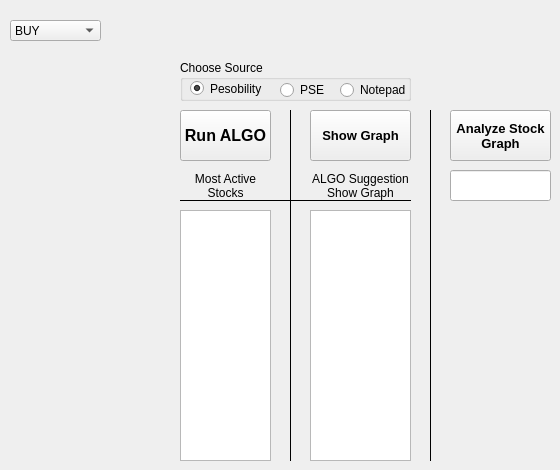
      <widget class="QWidget" name="tab_2">
       <attribute name="title">
        <string>ALGO and Graph</string>
       </attribute>
       <widget class="QComboBox" name="comboBox">
        <property name="geometry">
         <rect>
          <x>10</x>
          <y>20</y>
          <width>91</width>
          <height>21</height>
         </rect>
        </property>
        <property name="layoutDirection">
         <enum>Qt::LeftToRight</enum>
        </property>
        <item>
         <property name="text">
          <string>BUY</string>
         </property>
        </item>
        <item>
         <property name="text">
          <string>CHECK_BUY</string>
         </property>
        </item>
        <item>
         <property name="text">
          <string>SELL</string>
         </property>
        </item>
        <item>
         <property name="text">
          <string>CHECK_SELL</string>
         </property>
        </item>
       </widget>
       <widget class="QPushButton" name="RunAlgo_pushButton">
        <property name="geometry">
         <rect>
          <x>180</x>
          <y>110</y>
          <width>91</width>
          <height>51</height>
         </rect>
        </property>
        <property name="font">
         <font>
          <pointsize>12</pointsize>
          <weight>75</weight>
          <bold>true</bold>
         </font>
        </property>
        <property name="text">
         <string>Run ALGO</string>
        </property>
       </widget>
       <widget class="Line" name="line_7">
        <property name="geometry">
         <rect>
          <x>180</x>
          <y>190</y>
          <width>231</width>
          <height>20</height>
         </rect>
        </property>
        <property name="frameShadow">
         <enum>QFrame::Plain</enum>
        </property>
        <property name="midLineWidth">
         <number>10</number>
        </property>
        <property name="orientation">
         <enum>Qt::Horizontal</enum>
        </property>
       </widget>
       <widget class="QLabel" name="label_11">
        <property name="geometry">
         <rect>
          <x>310</x>
          <y>170</y>
          <width>101</width>
          <height>31</height>
         </rect>
        </property>
        <property name="text">
         <string>ALGO Suggestion
Show Graph</string>
        </property>
        <property name="alignment">
         <set>Qt::AlignCenter</set>
        </property>
       </widget>
       <widget class="Line" name="line_5">
        <property name="geometry">
         <rect>
          <x>280</x>
          <y>110</y>
          <width>20</width>
          <height>351</height>
         </rect>
        </property>
        <property name="frameShadow">
         <enum>QFrame::Plain</enum>
        </property>
        <property name="orientation">
         <enum>Qt::Vertical</enum>
        </property>
       </widget>
       <widget class="QListWidget" name="algoRecommendation_listWidget">
        <property name="geometry">
         <rect>
          <x>310</x>
          <y>210</y>
          <width>101</width>
          <height>251</height>
         </rect>
        </property>
       </widget>
       <widget class="QLabel" name="label_10">
        <property name="geometry">
         <rect>
          <x>180</x>
          <y>170</y>
          <width>91</width>
          <height>31</height>
         </rect>
        </property>
        <property name="text">
         <string>Most Active
Stocks</string>
        </property>
        <property name="alignment">
         <set>Qt::AlignCenter</set>
        </property>
       </widget>
       <widget class="QListWidget" name="mostActiveStocks_listWidget">
        <property name="geometry">
         <rect>
          <x>180</x>
          <y>210</y>
          <width>91</width>
          <height>251</height>
         </rect>
        </property>
       </widget>
       <widget class="QGroupBox" name="groupBox_2">
        <property name="geometry">
         <rect>
          <x>180</x>
          <y>60</y>
          <width>231</width>
          <height>41</height>
         </rect>
        </property>
        <property name="title">
         <string>Choose Source</string>
        </property>
        <widget class="QRadioButton" name="pesobility_radioButton">
         <property name="geometry">
          <rect>
           <x>10</x>
           <y>20</y>
           <width>82</width>
           <height>17</height>
          </rect>
         </property>
         <property name="text">
          <string>Pesobility</string>
         </property>
         <property name="checked">
          <bool>true</bool>
         </property>
        </widget>
        <widget class="QRadioButton" name="pse_radioButton">
         <property name="geometry">
          <rect>
           <x>100</x>
           <y>20</y>
           <width>51</width>
           <height>20</height>
          </rect>
         </property>
         <property name="text">
          <string>PSE</string>
         </property>
        </widget>
        <widget class="QRadioButton" name="notepad_radioButton">
         <property name="geometry">
          <rect>
           <x>160</x>
           <y>20</y>
           <width>71</width>
           <height>20</height>
          </rect>
         </property>
         <property name="text">
          <string>Notepad</string>
         </property>
        </widget>
       </widget>
       <widget class="QPushButton" name="ShowGraph_pushButton">
        <property name="geometry">
         <rect>
          <x>310</x>
          <y>110</y>
          <width>101</width>
          <height>51</height>
         </rect>
        </property>
        <property name="font">
         <font>
          <pointsize>10</pointsize>
          <weight>75</weight>
          <bold>true</bold>
         </font>
        </property>
        <property name="text">
         <string>Show Graph</string>
        </property>
       </widget>
       <widget class="QPushButton" name="ShowGraphStockToAnalyze_pushButton">
        <property name="geometry">
         <rect>
          <x>450</x>
          <y>110</y>
          <width>101</width>
          <height>51</height>
         </rect>
        </property>
        <property name="font">
         <font>
          <pointsize>10</pointsize>
          <weight>75</weight>
          <bold>true</bold>
         </font>
        </property>
        <property name="text">
         <string>Analyze Stock
Graph</string>
        </property>
       </widget>
       <widget class="Line" name="line_6">
        <property name="geometry">
         <rect>
          <x>420</x>
          <y>110</y>
          <width>20</width>
          <height>351</height>
         </rect>
        </property>
        <property name="frameShadow">
         <enum>QFrame::Plain</enum>
        </property>
        <property name="orientation">
         <enum>Qt::Vertical</enum>
        </property>
       </widget>
       <widget class="QLineEdit" name="stockToAnalyze_lineEdit">
        <property name="geometry">
         <rect>
          <x>450</x>
          <y>170</y>
          <width>101</width>
          <height>31</height>
         </rect>
        </property>
       </widget>
      </widget>
